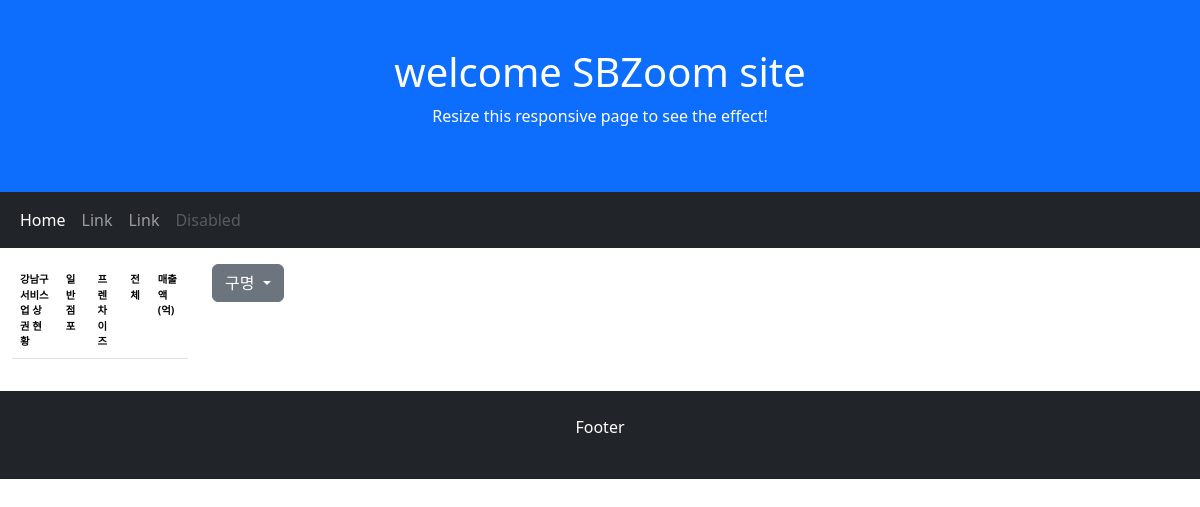
Page /SBZoom/kangnam/service on the earlier database version.
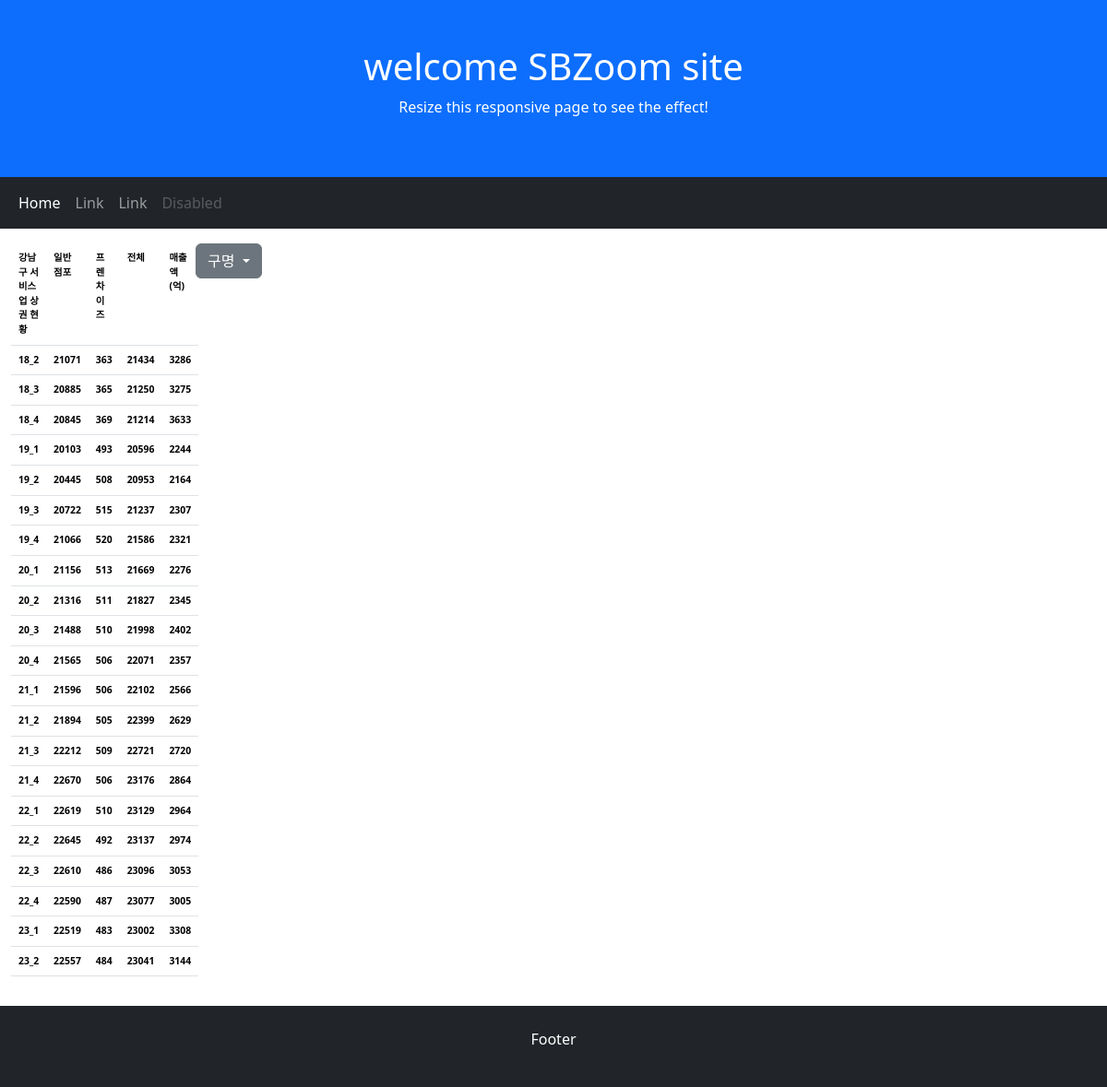
Same page on the later database version.
### kangnam/models.py (models this page shows, shortened)
class GuModel(models.Model):
      guName = models.CharField(max_length=100)
      code = models.CharField(max_length=10)
      quarter = models.CharField(max_length=20)
      ilban = models.DecimalField(max_digits=10,decimal_places=0)
      franchise= models.DecimalField(max_digits=10,decimal_places=0)
      total = models.DecimalField(max_digits=10,decimal_places=0)
      sales = models.DecimalField(max_digits=10,decimal_places=0)

### kangnam/views.py (the view)
# urls.py: path("service", views.service, name="service"),
def service(request):
    q=GuModel.objects.filter(Q(code="S"))  #gangnam_gumodel에서 code가 S(서비스)업 데이타
    qlist =[str(a.quarter) for a in q ]
    ilban =[int(a.ilban) for a in q]
    franchise =[int(a.franchise) for a in q]
    total=[int(a.total) for a in q]
    sales=[int(a.sales) for a in q]
    title=['강남구 서비스업 상권 현황','일반 점포','프렌차이즈','전체','매출액(억)']
    ana_zip = list(zip(qlist,ilban,franchise,total,sales))
    context={}
    context['guzip'] = guzip
    context['title'] = title
    context['qlist'] = qlist
    context['ilban'] = ilban
    context['franchise'] = franchise
    context['total'] = total
    context['sales'] =  sales
    context['ana_zip'] = ana_zip
    context['menuzip'] = menuzip
    return render(request, 'kangnam/service.html',context)

### kangnam/templates/kangnam/service.html (shortened to what this page needs)
{% extends 'base.html'%}
{% load static %}

### dobong/templates/base.html (shortened to what this page needs)
{% load static %}
<!DOCTYPE html>
<html lang="en">
<head>
  <link href="https://cdn.jsdelivr.net/npm/bootstrap@5.3.2/dist/css/bootstrap.min.css" rel="stylesheet">
</head>
<body>
<div class="p-5 bg-primary text-white text-center">
  <h1>welcome SBZoom site</h1>
  <p>Resize this responsive page to see the effect!</p>
</div>
<nav class="navbar navbar-expand-sm bg-dark navbar-dark">
  <div class="container-fluid">
    <ul class="navbar-nav">
      <li class="nav-item">
        <a class="nav-link active" href="/SBZoom">Home</a>
      </li>
      <li class="nav-item">
        <a class="nav-link" href="#">Link</a>
      </li>
      <li class="nav-item">
        <a class="nav-link" href="#">Link</a>
      </li>
      <li class="nav-item">
        <a class="nav-link disabled" href="#">Disabled</a>
      </li>
    </ul>
  </div>
</nav>
<div class="container-fluid mt-3">
    <div class="row">
      <div class="col-sm-2">
        <table class="table" style="font-size:0.65rem; font-weight:bold;">
          <tr'>
           {% for t in title %}
           <td>{{t}}</td>
           {% endfor %}
          {% for gigan,ilban, franchise, total, sale in ana_zip %}
          <tr>
            <td>{{gigan}} </td><td>{{ilban}}</td><td>{{franchise}} </td><td>{{total}}</td><td>{{sale}}</td>
          </tr>
          {% endfor %}
        </table>
      </div>
      <div class="btn-group col-sm-1">
        <div class="dropdown">
           <a class="btn btn-secondary dropdown-toggle" href="#" role="button" id="dropdownMenuLink" data-bs-toggle="dropdown" aria-expanded="false">
            구명
           </a>
        </div>
      </div>
    </div>
</div>
<div class="container-fluid mt-3 p-4 bg-dark text-white text-center">
  <p>Footer</p>
</div>
</body>
</html>

### dobong/templates/base.html (style rules this page uses)
a { text-decoration:none; }

Differences in the rows shown:
now on this page (row edited): GuModel: quarter "18_2", ilban "21071", franchise "363", total "21434", sales "3286"
now on this page (row edited): GuModel: quarter "18_3", ilban "20885", franchise "365", total "21250", sales "3275"
now on this page (row edited): GuModel: quarter "18_4", ilban "20845", franchise "369", total "21214", sales "3633"
now on this page (row edited): GuModel: quarter "19_1", ilban "20103", franchise "493", total "20596", sales "2244"
now on this page (row edited): GuModel: quarter "19_2", ilban "20445", franchise "508", total "20953", sales "2164"
now on this page (row edited): GuModel: quarter "19_3", ilban "20722", franchise "515", total "21237", sales "2307"
now on this page (row edited): GuModel: quarter "19_4", ilban "21066", franchise "520", total "21586", sales "2321"
now on this page (row edited): GuModel: quarter "20_1", ilban "21156", franchise "513", total "21669", sales "2276"
now on this page (row edited): GuModel: quarter "20_2", ilban "21316", franchise "511", total "21827", sales "2345"
now on this page (row edited): GuModel: quarter "20_3", ilban "21488", franchise "510", total "21998", sales "2402"
now on this page (row edited): GuModel: quarter "20_4", ilban "21565", franchise "506", total "22071", sales "2357"
now on this page (row edited): GuModel: quarter "21_1", ilban "21596", franchise "506", total "22102", sales "2566"
now on this page (row edited): GuModel: quarter "21_2", ilban "21894", franchise "505", total "22399", sales "2629"
now on this page (row edited): GuModel: quarter "21_3", ilban "22212", franchise "509", total "22721", sales "2720"
now on this page (row edited): GuModel: quarter "21_4", ilban "22670", franchise "506", total "23176", sales "2864"
now on this page (row edited): GuModel: quarter "22_1", ilban "22619", franchise "510", total "23129", sales "2964"
now on this page (row edited): GuModel: quarter "22_2", ilban "22645", franchise "492", total "23137", sales "2974"
now on this page (row edited): GuModel: quarter "22_3", ilban "22610", franchise "486", total "23096", sales "3053"
now on this page (row edited): GuModel: quarter "22_4", ilban "22590", franchise "487", total "23077", sales "3005"
now on this page (row edited): GuModel: quarter "23_1", ilban "22519", franchise "483", total "23002", sales "3308"
now on this page (row edited): GuModel: quarter "23_2", ilban "22557", franchise "484", total "23041", sales "3144"
